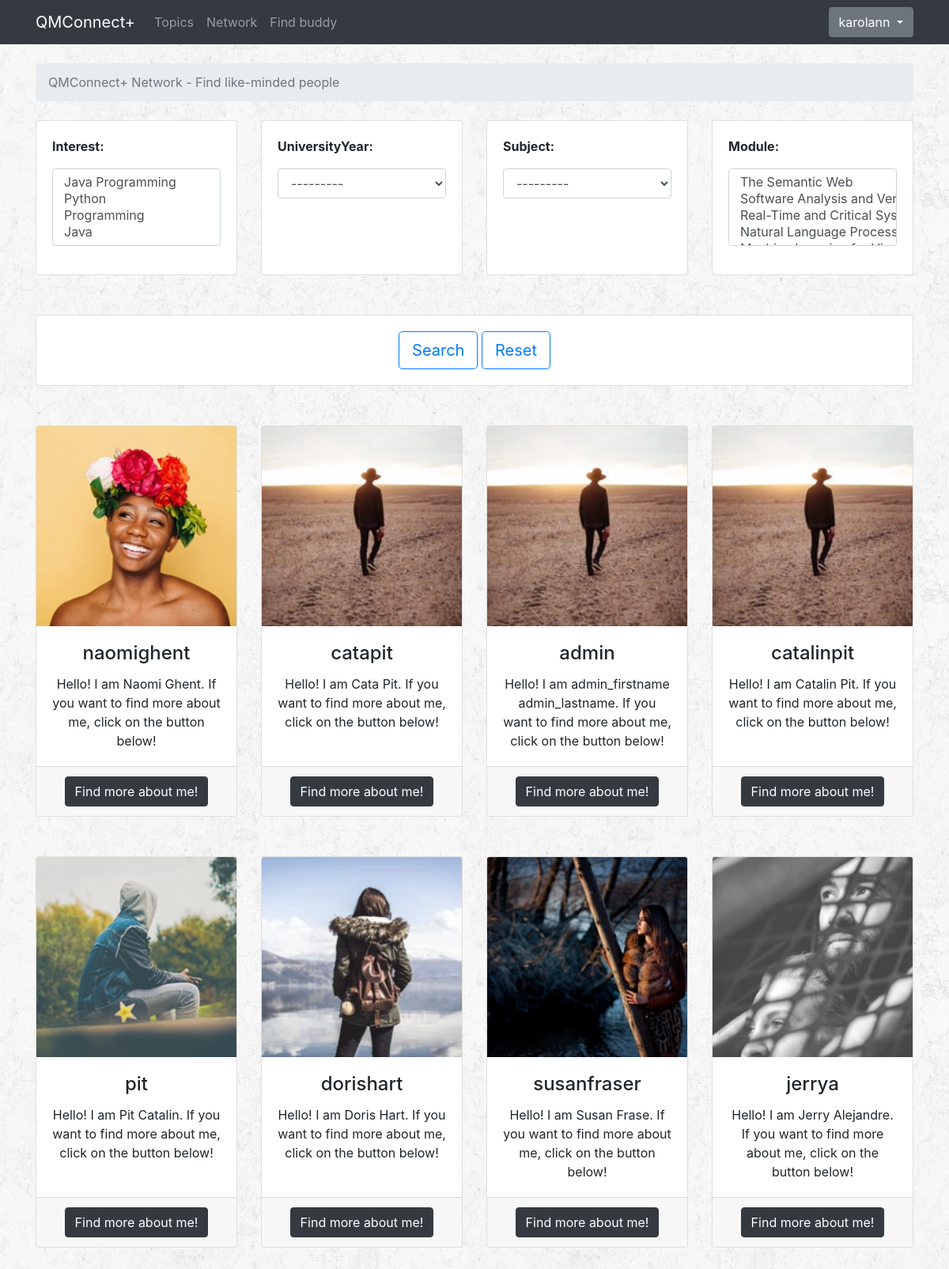
/network/ (signed in), run on an earlier commit of the app's database.
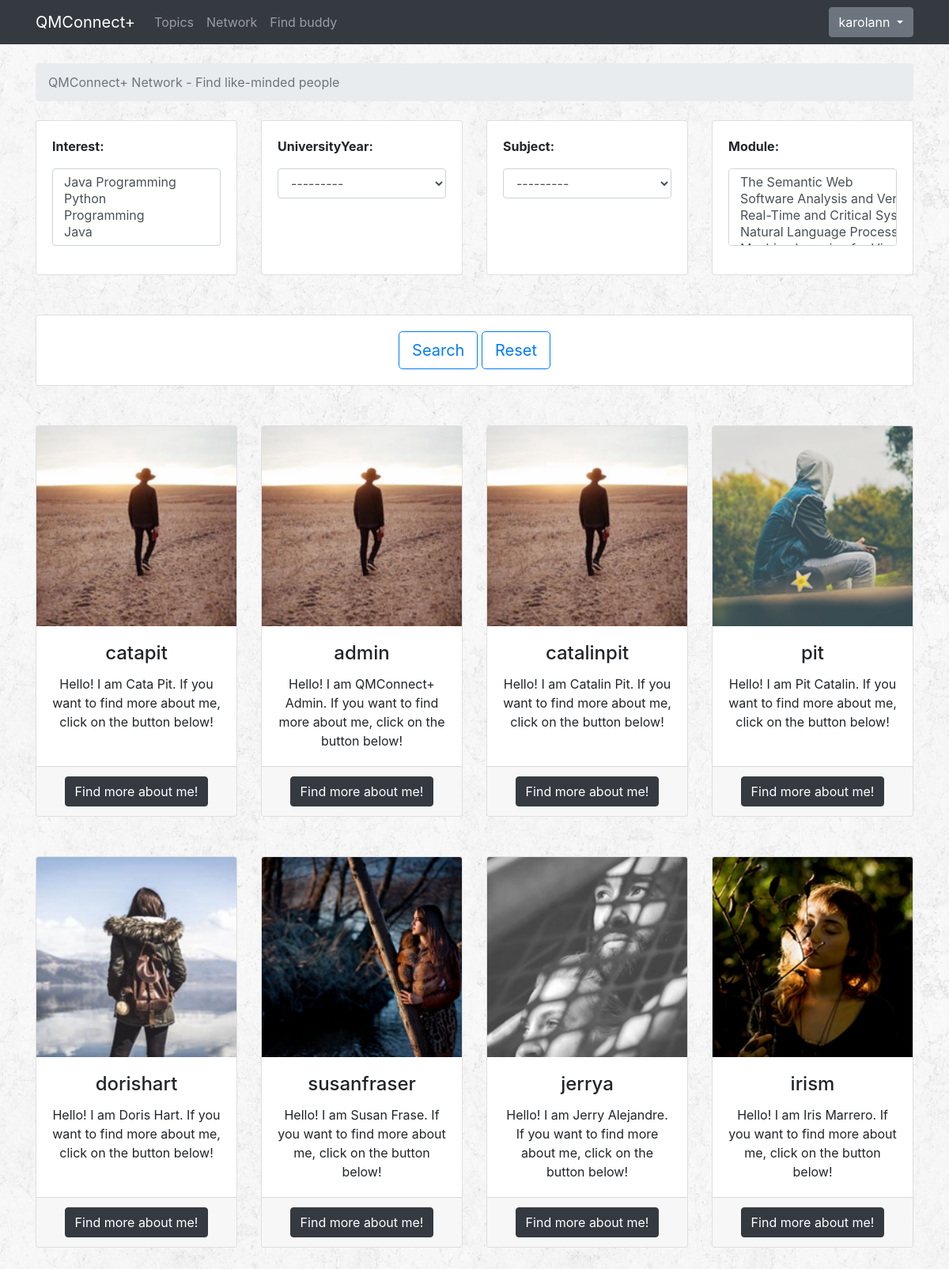
And on a later commit of the database.
### accounts/models.py (models this page shows)
class Profile(models.Model):
    YEAR = (
        ('1', '1st year'),
        ('2', '2nd year'),
        ('3', '3rd year'),
    )
    SUBJECT = (
        ('BCS', 'BSc Computer Science'),
        ('BCSM', 'BSc Computer Science and Mathematics'),
        ('BCSIE', 'BSc Computer Science with Industrial Experience'),
        ('BCSWM', 'BSc Computer Science with Management (ITMB)'),
    )
    user = models.OneToOneField(User, on_delete=models.CASCADE)
    dob = models.DateField(auto_now=False, auto_now_add=False)
    image = models.ImageField(upload_to='profile_images', default='')
    universityYear = models.CharField(choices=YEAR, max_length=1, default='')
    subject = models.CharField(choices=SUBJECT, max_length=5, default='')
    module = models.ManyToManyField(Module)
    interest = models.ManyToManyField(Interest)
    message = models.ManyToManyField('self', blank=True, symmetrical=False, through="Message")
    def __str__(self):
        return self.user.username

### accounts/views.py (the view)
# urls.py: path('network/', accounts_views.network, name='network'),
@login_required
def network(request):
    profiles = Profile.objects.all().exclude(user_id=request.user.id)
    user_filter = ProfileFilter(request.GET, queryset=profiles)
    return render(request, 'network.html', {'user_filter': user_filter})

### accounts/models.py (called while the page is built)
    def __str__(self):
        return self.name

    def __str__(self):
        return self.name

### templates/network.html (shortened to what this page needs)
{% extends 'base.html' %}
{% load widget_tweaks %}
{% block breadcrumb %}
<li class="breadcrumb-item active">QMConnect+ Network - Find like-minded people</li>
{% endblock %}
{% block content %}
<div class="bottom-padding">
  <form id="formFiltering" method="get">
  <div class="row" id="reset-filters">
    {% for field in user_filter.form %}
      <div class="col-sm-3">
        <div class="card h-100">
          <div class="card-body">
            <div class="form-group">
              <strong><label for="{{ field.id_for_label }}"> {{ field.label_tag }} </label></strong>
              {{ field|add_class:'form-control' }}
            </div>
          </div>
        </div>
      </div>
    {% endfor %}
  </div>
  <div class="bottom-padding"></div>
  <div class="card align-items-center">
    <div class="card-body center">
      <button class="btn btn-outline-primary btn-lg" type="submit" id="submitFiltering">Search</button>
      <a class="btn btn-outline-primary btn-lg" id="reset-btn" href="{% url 'qa:network' %}">Reset</a>
    </div>
  </div>
  </form>
</div>
<div id="main-part">
  <div class="row text-center">
    {% for profile in user_filter.qs %}
    <div class="col-3 bottom-padding">
      <div class="card h-100">
        <img class="card-img-top" src="/profile_images/{{ profile.image }}" alt="User profile picture">
        <div class="card-body">
          <h4 class="card-title">{{ profile }}</h4>
          <p class="card-text">
            Hello! I am {{ profile.user.get_full_name }}.
            If you want to find more about me, click on the button below!
          </p>
        </div>
        <div class="card-footer">
            <a class="btn btn-dark" href="{% url 'qa:profile' profile.user.id %}">Find more about me!</a>
        </div>
      </div>
    </div>
    {% endfor %}
  </div>
</div>
{% endblock content %}

### templates/base.html (shortened to what this page needs)
{% load static %}
<!DOCTYPE html>
<html>
<head>
  <link rel="stylesheet" href="{% static 'css/bootstrap.min.css' %}">
  <link rel="stylesheet" href="{% static 'css/style.css' %}">
</head>
<body>
  {% block body %}
  <nav class="navbar navbar-expand-lg navbar-dark bg-dark">
    <div class="container">
      <a class="navbar-brand" href="{% url 'qa:latest' %}">QMConnect+</a>
      <div class="collapse navbar-collapse" id="mainMenu">
        <ul class="navbar-nav mr-auto">
          <li class="nav-item">
            <a class="nav-link" href="{% url 'qa:home' %}">Topics</a>
          </li>
          <li class="nav-item">
            <a class="nav-link" href="{% url 'qa:network' %}">Network</a>
          </li>
          {% if user.is_authenticated %}
            <li class="nav-item">
              <a class="nav-link" href="{% url 'qa:studybuddy' %}">Find buddy</a>
            </li>
          {% endif %}
        </ul>
        {% if user.is_authenticated %}
        <ul class="navbar-nav ml-auto">
          <li class="nav-item dropdown">
            <a class="btn btn-secondary dropdown-toggle" href="#" id="userMenu" data-toggle="dropdown" aria-haspopup="true" aria-expanded="false"> {{ request.user }} </a>
          </li>
        </ul>
        {% else %}
        <form class="form-inline ml-auto">
          <a href="{% url 'login' %}" class="btn btn-outline-secondary">Log in</a>
          <a href="{% url 'register' %}" class="btn btn-primary ml-2">Register</a>
        </form>
        {% endif %}
      </div>
    </div>
  </nav>
  <div class="container">
    <ol class="breadcrumb my-4">
      {% block breadcrumb %}
      {% endblock %}
    </ol>
    {% block content %}
    {% endblock %}
  </div>
  {% endblock body %}
</body>
</html>

### static/css/style.css (style rules this page uses)
body { background-image: url(../images/rockywall.png); }
.bottom-padding { padding-bottom: 50px; }

What changed in the data, as far as the page shows it:
removed Profile: image (picture), user.username "naomighent", user.get_full_name "Naomi Ghent"
changed Profile "admin": user.get_full_name "admin_firstname admin_lastname" → "QMConnect+ Admin"
added Profile: image (picture), user.username "irism", user.get_full_name "Iris Marrero"
